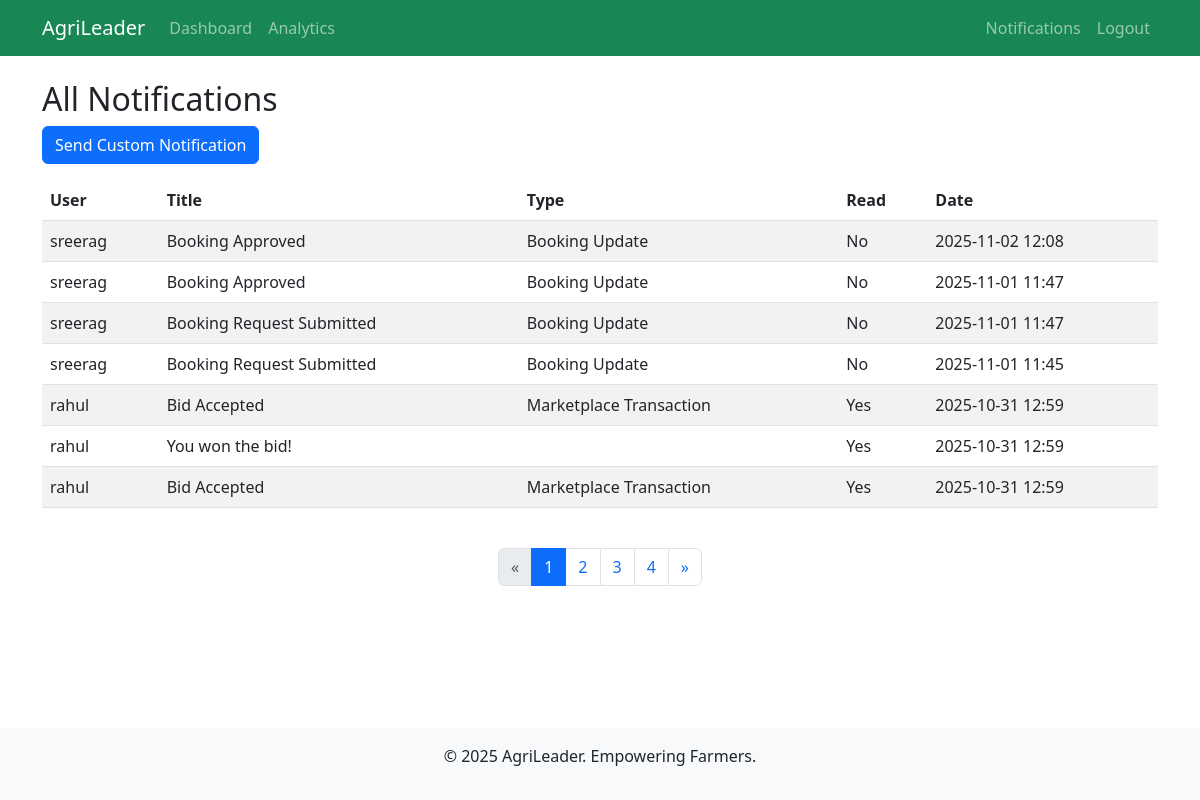
Page /notifications/admin/ (signed in) on the committed database.
### notifications/models.py (models this page shows, shortened)
class Notification(models.Model):
    NOTIFICATION_TYPES = [
        ('approval', 'Approval/Rejection'),
        ('booking', 'Booking Update'),
        ('marketplace', 'Marketplace Transaction'),
        ('scheme', 'New Scheme Alert'),
        ('weather', 'Weather Alert'),
        ('custom', 'Custom'),
    ]
    user = models.ForeignKey(CustomUser, on_delete=models.CASCADE)
    title = models.CharField(max_length=100)
    message = models.TextField()
    notification_type = models.CharField(max_length=20, choices=NOTIFICATION_TYPES)
    is_read = models.BooleanField(default=False)
    created_at = models.DateTimeField(auto_now_add=True)
    related_id = models.PositiveIntegerField(null=True, blank=True)  # e.g., booking ID
    related_model = models.CharField(max_length=50, null=True, blank=True)  # e.g., 'CultivationBooking'
    class Meta:
        ordering = ['-created_at']

### accounts/models.py (models this page shows, shortened)
class CustomUser(AbstractUser):
    ROLE_CHOICES = [
        ('farmer', 'Farmer'),
        ('buyer', 'Buyer'),
    ]
    email = models.EmailField(unique=True, blank=False, null=False)  # 👈 make email required and unique
    first_name = models.CharField(max_length=150, blank=False, null=False)  # 👈 required
    last_name = models.CharField(max_length=150, blank=False, null=False)   # 👈 required
    role = models.CharField(max_length=10, choices=ROLE_CHOICES, default='farmer')
    mobile = models.CharField(
        max_length=10,
        validators=[RegexValidator(r'^[6-9]\d{9}$', 'Enter a valid 10-digit mobile number starting with 6, 7, 8, or 9.')],
        help_text='10 digits starting with 6-9'
    )
    address = models.TextField()
    profile_picture = models.ImageField(upload_to='profiles/', blank=True, null=True)
    buyer_type = models.CharField(
        max_length=20,
        choices=[('wholesaler', 'Wholesaler'), ('retailer', 'Retailer')],
        blank=True,
        null=True
    )
    is_approved = models.BooleanField(default=False)
    objects = CustomUserManager()

### notifications/views.py (the view)
    def wrapper(request, *args, **kwargs):
        if not request.user.is_authenticated or request.user.role != 'admin':
            messages.warning(request, 'No permission to access this page.')
            return redirect('accounts:home')
        return view_func(request, *args, **kwargs)

### notifications/views.py (called while the page is built)
def admin_required(view_func):
    def wrapper(request, *args, **kwargs):
        if not request.user.is_authenticated or request.user.role != 'admin':
            messages.warning(request, 'No permission to access this page.')
            return redirect('accounts:home')
        return view_func(request, *args, **kwargs)
    return wrapper

@login_required
@admin_required
def admin_notifications(request):
    all_notifications = Notification.objects.all().order_by('-created_at')
    page_obj, notifications = paginate_queryset(request, all_notifications)
    return render(request, 'notifications/admin_notifications.html', {
        'notifications': notifications,  # paginated list for the table
        'page_obj': page_obj              # for rendering pagination controls
    })

### utils/pagination.py (called while the page is built)
def paginate_queryset(request, queryset):
    paginator = Paginator(queryset, DEFAULT_PER_PAGE)
    page_number = request.GET.get('page')
    try:
        page_obj = paginator.page(page_number)
    except PageNotAnInteger:
        page_obj = paginator.page(1)
    except EmptyPage:
        page_obj = paginator.page(paginator.num_pages)
    return page_obj, page_obj.object_list

### notifications/templates/notifications/admin_notifications.html (shortened to what this page needs)
{% extends 'accounts/base.html' %}
{% block content %}
<h2>All Notifications</h2>
<a href="{% url 'notifications:send_notification' %}" class="btn btn-primary mb-3">Send Custom Notification</a>
<div class="table-responsive">
    <table class="table table-striped">
        <thead>
            <tr><th>User</th><th>Title</th><th>Type</th><th>Read</th><th>Date</th></tr>
        </thead>
        <tbody>
            {% for notif in notifications %}
            <tr>
                <td>{{ notif.user.username }}</td>
                <td>{{ notif.title }}</td>
                <td>{{ notif.get_notification_type_display }}</td>
                <td>{{ notif.is_read|yesno:"Yes,No" }}</td>
                <td>{{ notif.created_at|date:"Y-m-d H:i" }}</td>
            </tr>
            {% endfor %}
        </tbody>
    </table>
</div>
{% include 'partials/pagination.html' %}
{% endblock %}

### rows in the picture
Notification: user.username "sreerag", title "Booking Approved", notification_type "Booking Update", is_read "No", created_at "2025-11-02 12:08"
Notification: user.username "sreerag", title "Booking Approved", notification_type "Booking Update", is_read "No", created_at "2025-11-01 11:47"
Notification: user.username "sreerag", title "Booking Request Submitted", notification_type "Booking Update", is_read "No", created_at "2025-11-01 11:47"
Notification: user.username "sreerag", title "Booking Request Submitted", notification_type "Booking Update", is_read "No", created_at "2025-11-01 11:45"
Notification: user.username "rahul", title "Bid Accepted", notification_type "Marketplace Transaction", is_read "Yes", created_at "2025-10-31 12:59"
Notification: user.username "rahul", title "You won the bid!", is_read "Yes", created_at "2025-10-31 12:59"
Notification: user.username "rahul", title "Bid Accepted", notification_type "Marketplace Transaction", is_read "Yes", created_at "2025-10-31 12:59"

### other values in the picture
{{ num }} "1" "2" "3" "4"
